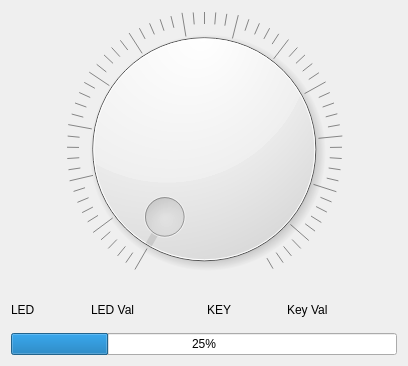
<?xml version="1.0" encoding="UTF-8"?>
<ui version="4.0">
 <class>Widget</class>
 <widget class="QWidget" name="Widget">
  <property name="geometry">
   <rect>
    <x>0</x>
    <y>0</y>
    <width>408</width>
    <height>366</height>
   </rect>
  </property>
  <property name="windowTitle">
   <string>Widget</string>
  </property>
  <layout class="QVBoxLayout" name="verticalLayout_2">
   <item>
    <layout class="QVBoxLayout" name="verticalLayout" stretch="8,1,1">
     <property name="rightMargin">
      <number>0</number>
     </property>
     <item>
      <widget class="QDial" name="pDial">
       <property name="maximum">
        <number>255</number>
       </property>
       <property name="sliderPosition">
        <number>0</number>
       </property>
       <property name="notchesVisible">
        <bool>true</bool>
       </property>
      </widget>
     </item>
     <item>
      <layout class="QHBoxLayout" name="horizontalLayout" stretch="2,3,2,3">
       <item>
        <widget class="QLabel" name="pLabelLed">
         <property name="text">
          <string>LED</string>
         </property>
        </widget>
       </item>
       <item>
        <widget class="QLabel" name="pLabelLedVal">
         <property name="text">
          <string>LED Val</string>
         </property>
        </widget>
       </item>
       <item>
        <widget class="QLabel" name="pLabelKey">
         <property name="text">
          <string>KEY</string>
         </property>
        </widget>
       </item>
       <item>
        <widget class="QLabel" name="pLabelKeyVal">
         <property name="text">
          <string>Key Val</string>
         </property>
        </widget>
       </item>
      </layout>
     </item>
     <item>
      <widget class="QProgressBar" name="pProgressBar">
       <property name="maximum">
        <number>99</number>
       </property>
       <property name="value">
        <number>25</number>
       </property>
       <property name="textVisible">
        <bool>true</bool>
       </property>
      </widget>
     </item>
    </layout>
   </item>
  </layout>
 </widget>
 <resources/>
 <connections/>
</ui>
